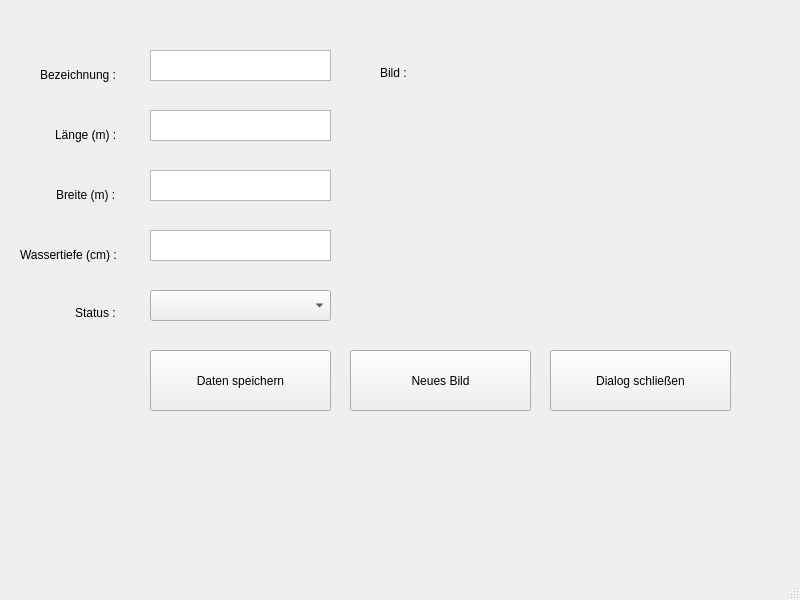
<?xml version="1.0" encoding="UTF-8"?>
<ui version="4.0">
 <class>MainWindow</class>
 <widget class="QMainWindow" name="MainWindow">
  <property name="geometry">
   <rect>
    <x>0</x>
    <y>0</y>
    <width>800</width>
    <height>600</height>
   </rect>
  </property>
  <property name="windowTitle">
   <string>MainWindow</string>
  </property>
  <widget class="QWidget" name="centralwidget">
   <widget class="QTextEdit" name="textEdit">
    <property name="geometry">
     <rect>
      <x>150</x>
      <y>50</y>
      <width>181</width>
      <height>31</height>
     </rect>
    </property>
   </widget>
   <widget class="QTextEdit" name="textEdit_2">
    <property name="geometry">
     <rect>
      <x>150</x>
      <y>110</y>
      <width>181</width>
      <height>31</height>
     </rect>
    </property>
   </widget>
   <widget class="QTextEdit" name="textEdit_3">
    <property name="geometry">
     <rect>
      <x>150</x>
      <y>170</y>
      <width>181</width>
      <height>31</height>
     </rect>
    </property>
   </widget>
   <widget class="QTextEdit" name="textEdit_4">
    <property name="geometry">
     <rect>
      <x>150</x>
      <y>230</y>
      <width>181</width>
      <height>31</height>
     </rect>
    </property>
   </widget>
   <widget class="QComboBox" name="comboBox">
    <property name="geometry">
     <rect>
      <x>150</x>
      <y>290</y>
      <width>181</width>
      <height>31</height>
     </rect>
    </property>
   </widget>
   <widget class="QPushButton" name="pushButton">
    <property name="geometry">
     <rect>
      <x>150</x>
      <y>350</y>
      <width>181</width>
      <height>61</height>
     </rect>
    </property>
    <property name="text">
     <string>Daten speichern</string>
    </property>
   </widget>
   <widget class="QPushButton" name="pushButton_2">
    <property name="geometry">
     <rect>
      <x>350</x>
      <y>350</y>
      <width>181</width>
      <height>61</height>
     </rect>
    </property>
    <property name="text">
     <string>Neues Bild</string>
    </property>
   </widget>
   <widget class="QPushButton" name="pushButton_3">
    <property name="geometry">
     <rect>
      <x>550</x>
      <y>350</y>
      <width>181</width>
      <height>61</height>
     </rect>
    </property>
    <property name="text">
     <string>Dialog schließen</string>
    </property>
   </widget>
   <widget class="QLabel" name="label">
    <property name="geometry">
     <rect>
      <x>40</x>
      <y>65</y>
      <width>81</width>
      <height>20</height>
     </rect>
    </property>
    <property name="text">
     <string>Bezeichnung :</string>
    </property>
   </widget>
   <widget class="QLabel" name="label_2">
    <property name="geometry">
     <rect>
      <x>55</x>
      <y>125</y>
      <width>61</width>
      <height>20</height>
     </rect>
    </property>
    <property name="text">
     <string>Länge (m) :</string>
    </property>
   </widget>
   <widget class="QLabel" name="label_3">
    <property name="geometry">
     <rect>
      <x>56</x>
      <y>185</y>
      <width>61</width>
      <height>20</height>
     </rect>
    </property>
    <property name="text">
     <string>Breite (m) :</string>
    </property>
   </widget>
   <widget class="QLabel" name="label_4">
    <property name="geometry">
     <rect>
      <x>20</x>
      <y>245</y>
      <width>101</width>
      <height>20</height>
     </rect>
    </property>
    <property name="text">
     <string>Wassertiefe (cm) :</string>
    </property>
   </widget>
   <widget class="QLabel" name="label_5">
    <property name="geometry">
     <rect>
      <x>75</x>
      <y>305</y>
      <width>49</width>
      <height>16</height>
     </rect>
    </property>
    <property name="text">
     <string>Status :</string>
    </property>
   </widget>
   <widget class="QLabel" name="label_6">
    <property name="geometry">
     <rect>
      <x>380</x>
      <y>65</y>
      <width>49</width>
      <height>16</height>
     </rect>
    </property>
    <property name="text">
     <string>Bild :</string>
    </property>
   </widget>
   <widget class="QLabel" name="label_7">
    <property name="geometry">
     <rect>
      <x>430</x>
      <y>-70</y>
      <width>301</width>
      <height>391</height>
     </rect>
    </property>
    <property name="text">
     <string/>
    </property>
    <property name="pixmap">
     <pixmap>images.jpg</pixmap>
    </property>
   </widget>
  </widget>
  <widget class="QMenuBar" name="menubar">
   <property name="geometry">
    <rect>
     <x>0</x>
     <y>0</y>
     <width>800</width>
     <height>22</height>
    </rect>
   </property>
  </widget>
  <widget class="QStatusBar" name="statusbar"/>
 </widget>
 <resources/>
 <connections/>
</ui>
